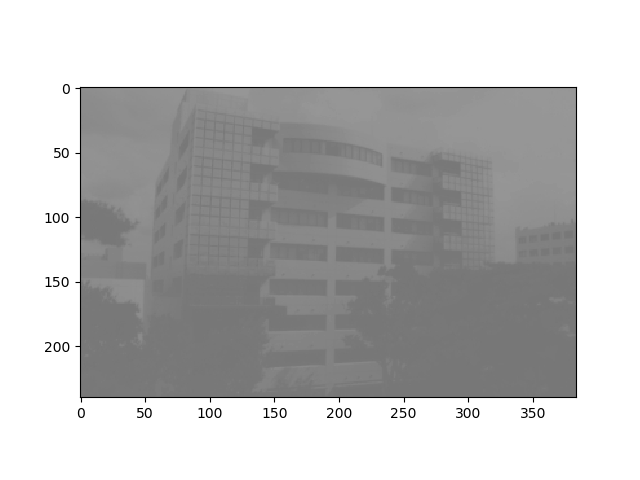

Recreate this plot in Python.
# encoding: utf8
from __future__ import unicode_literals
from pylab import *
from cv2 import imread

# 画像を読み込み
gazo = imread( "kadai6.bmp", 0 )

# 画像を表示
imshow(gazo, cmap="gray", vmin=0, vmax=255, interpolation="None")

# ヒストグラムを表示
figure()
hist( gazo.flatten(), 256, (0,255) )

# 画像を変換
gazo2 = zeros((240,384))
for x in range(384):
    for y in range(240):
        # 課題：濃度ヒストグラムを参照して，画像の濃淡がよりはっきりとする変換をしなさい．
        #      レポートでは，作成したプログラムによってどのような処理が行われているのかを，
        #      変換前後のヒストグラムを使って説明しなさい．
        gazo2[y][x] = (255*(gazo[y][x]-120)/30) + 0

# 画像を表示
figure()
imshow(gazo2, cmap="gray", vmin=0, vmax=255, interpolation="None")

# ヒストグラムを表示
figure()
hist( gazo2.flatten(), 256, (0,255) )
show()
